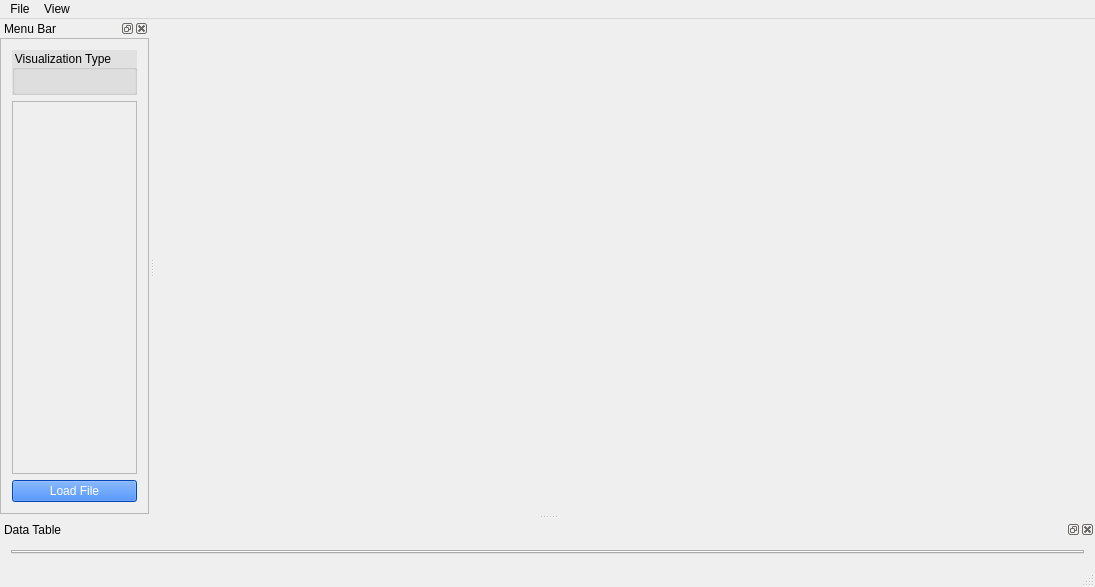
<?xml version="1.0" encoding="UTF-8"?>
<ui version="4.0">
 <class>LotsOfLinesAppClass</class>
 <widget class="QMainWindow" name="LotsOfLinesAppClass">
  <property name="geometry">
   <rect>
    <x>0</x>
    <y>0</y>
    <width>1095</width>
    <height>587</height>
   </rect>
  </property>
  <property name="windowTitle">
   <string>LotsOfLinesApp</string>
  </property>
  <widget class="QWidget" name="centralWidget">
   <layout class="QGridLayout" name="centralLayout">
    <property name="leftMargin">
     <number>0</number>
    </property>
    <property name="topMargin">
     <number>0</number>
    </property>
    <property name="rightMargin">
     <number>0</number>
    </property>
    <property name="bottomMargin">
     <number>0</number>
    </property>
    <property name="spacing">
     <number>2</number>
    </property>
   </layout>
  </widget>
  <widget class="QMenuBar" name="menuBar">
   <property name="geometry">
    <rect>
     <x>0</x>
     <y>0</y>
     <width>1095</width>
     <height>21</height>
    </rect>
   </property>
   <widget class="QMenu" name="menuFile">
    <property name="title">
     <string>File</string>
    </property>
    <addaction name="actionLoad"/>
    <addaction name="actionPreferences"/>
   </widget>
   <widget class="QMenu" name="menuView">
    <property name="title">
     <string>View</string>
    </property>
   </widget>
   <addaction name="menuFile"/>
   <addaction name="menuView"/>
  </widget>
  <widget class="QStatusBar" name="statusBar"/>
  <widget class="QDockWidget" name="sidebarDockWidget">
   <property name="styleSheet">
    <string notr="true">QPushButton {
	background-color: rgb(0, 100, 254);
	color: rgb(255, 255, 255);
}
QDockWidget{
	background-color: rgb(225, 225, 225);
}
QGroupBox{
	background-color: rgb(225,225,225);
}
QCheckBox{
	color: rgb(25,25,25);
}
</string>
   </property>
   <property name="windowTitle">
    <string>Menu Bar</string>
   </property>
   <attribute name="dockWidgetArea">
    <number>1</number>
   </attribute>
   <widget class="QWidget" name="dockWidgetContents">
    <layout class="QVBoxLayout" name="verticalLayout">
     <property name="leftMargin">
      <number>0</number>
     </property>
     <property name="topMargin">
      <number>0</number>
     </property>
     <property name="rightMargin">
      <number>0</number>
     </property>
     <property name="bottomMargin">
      <number>0</number>
     </property>
     <item>
      <widget class="QScrollArea" name="sidebarScrollArea">
       <property name="widgetResizable">
        <bool>true</bool>
       </property>
       <widget class="QWidget" name="scrollAreaWidgetContents">
        <property name="geometry">
         <rect>
          <x>0</x>
          <y>0</y>
          <width>122</width>
          <height>475</height>
         </rect>
        </property>
        <layout class="QVBoxLayout" name="verticalLayout_2">
         <item>
          <widget class="QGroupBox" name="visualizationTypeArea">
           <property name="styleSheet">
            <string notr="true"/>
           </property>
           <property name="title">
            <string>Visualization Type</string>
           </property>
           <property name="flat">
            <bool>false</bool>
           </property>
           <layout class="QVBoxLayout" name="visualizationTypeLayout"/>
          </widget>
         </item>
         <item>
          <widget class="QScrollArea" name="optionsScrollArea">
           <property name="widgetResizable">
            <bool>true</bool>
           </property>
           <widget class="QWidget" name="scrollAreaWidgetContents_2">
            <property name="geometry">
             <rect>
              <x>0</x>
              <y>0</y>
              <width>102</width>
              <height>387</height>
             </rect>
            </property>
            <layout class="QVBoxLayout" name="optionsScrollLayout"/>
           </widget>
          </widget>
         </item>
         <item>
          <widget class="QPushButton" name="loadFileButton">
           <property name="sizePolicy">
            <sizepolicy hsizetype="Preferred" vsizetype="Fixed">
             <horstretch>0</horstretch>
             <verstretch>0</verstretch>
            </sizepolicy>
           </property>
           <property name="text">
            <string>Load File</string>
           </property>
          </widget>
         </item>
        </layout>
       </widget>
      </widget>
     </item>
    </layout>
   </widget>
  </widget>
  <widget class="QDockWidget" name="dataTableDock">
   <property name="windowTitle">
    <string>Data Table</string>
   </property>
   <attribute name="dockWidgetArea">
    <number>8</number>
   </attribute>
   <widget class="QWidget" name="dockWidgetContents_2">
    <layout class="QGridLayout" name="gridLayout">
     <item row="0" column="0">
      <widget class="QTabWidget" name="dataClassTabs">
       <property name="currentIndex">
        <number>-1</number>
       </property>
      </widget>
     </item>
    </layout>
   </widget>
  </widget>
  <action name="actionLoad">
   <property name="text">
    <string>Load</string>
   </property>
  </action>
  <action name="actionWindows">
   <property name="text">
    <string>Windows</string>
   </property>
  </action>
  <action name="actionVisualization_Options">
   <property name="checkable">
    <bool>true</bool>
   </property>
   <property name="text">
    <string>Visualization Options</string>
   </property>
  </action>
  <action name="actionPreferences">
   <property name="text">
    <string>Preferences</string>
   </property>
  </action>
 </widget>
 <layoutdefault spacing="6" margin="11"/>
 <resources/>
 <connections>
  <connection>
   <sender>loadFileButton</sender>
   <signal>clicked()</signal>
   <receiver>actionLoad</receiver>
   <slot>trigger()</slot>
   <hints>
    <hint type="sourcelabel">
     <x>185</x>
     <y>476</y>
    </hint>
    <hint type="destinationlabel">
     <x>-1</x>
     <y>-1</y>
    </hint>
   </hints>
  </connection>
 </connections>
</ui>
